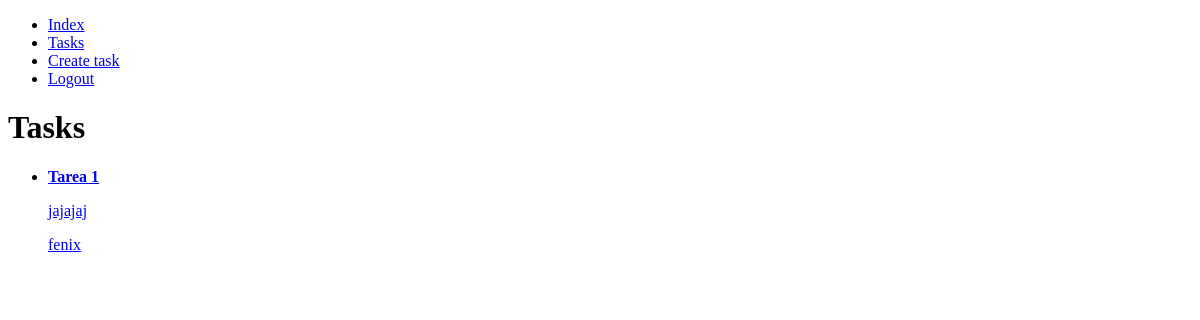
Before: /tasks/ (signed in) with the older database file.
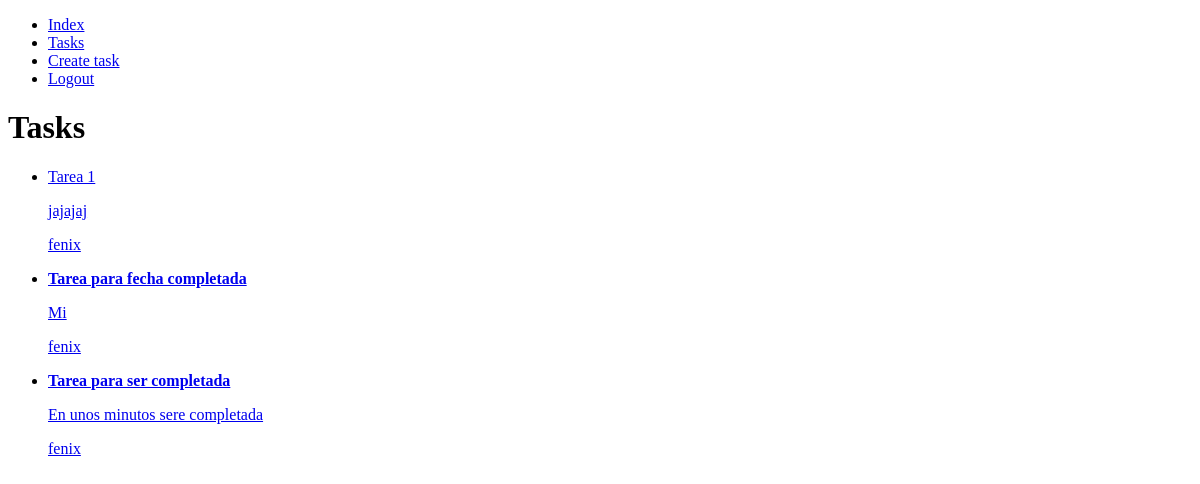
After: the same page with the newer database file.
### tasks/models.py (models this page shows, shortened)
class Task(models.Model):
  title = models.CharField(max_length=100)
  description = models.TextField(blank=True)
  created = models.DateTimeField(auto_now_add=True)
  datecompleted = models.DateTimeField(null=True, blank=True)
  important = models.BooleanField(default=False)
  user = models.ForeignKey(User, on_delete=models.CASCADE)

### tasks/views.py (the view)
# urls.py: path('tasks/', views.tasks, name='tasks'),
def tasks(request):
    tasks = Task.objects.filter(user = request.user)
    return render(request, 'tasks.html',{
        'tasks': tasks
    })

### tasks/Templates/tasks.html
{% extends 'base.html'%}
{% block content %}
  <h1>Tasks</h1>
  {% for task in tasks %}
    <ul>
      <li>
        <a href="{% url 'task_detail' task.id %}">
          {% if task.important %}
          <strong>{{task.title}}</strong>
          {% else %}
          {{task.title}}
          {% endif %}
          <p>{{task.description}}</p>
          <p>{{task.user.username}}</p>
        </a>
      </li>
    </ul>
  {% endfor %}
  {% endblock %}

### tasks/Templates/base.html (shortened to what this page needs)
<!DOCTYPE html>
<html lang="en">
<head>
</head>
<body>
  <nav>
    <ul>
      <li>
        <a href="{% url 'index' %}">Index</a>
      </li>
      {% if user.is_authenticated %}
      <li>
        <a href="{% url 'tasks' %}">Tasks</a>
      </li>
      <li>
        <a href="{% url 'create_task' %}">Create task</a>
      </li>
      <li>
        <a href="{% url 'logout' %}">Logout</a>
      </li>
      {% endif %}
    </ul>
  </nav>
  {% block content %}
  {% endblock %}
</body>
</html>

Changed rows visible on the page:
changed Task "Tarea 1": important True → False (drawn)
added Task: title "Tarea para fecha completada", description "Mi", user.username "fenix"
added Task: title "Tarea para ser completada", description "En unos minutos sere completada", user.username "fenix"
